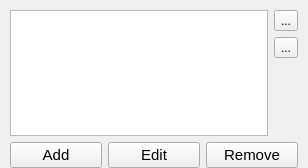
<ui version="4.0" >
 <class>CuPEDWizardCustomizeVariable</class>
 <widget class="QWidget" name="CuPEDWizardCustomizeVariable" >
  <property name="geometry" >
   <rect>
    <x>0</x>
    <y>0</y>
    <width>308</width>
    <height>168</height>
   </rect>
  </property>
  <property name="windowTitle" >
   <string>Customize Setting</string>
  </property>
  <layout class="QGridLayout" name="gridLayout" >
   <property name="leftMargin" >
    <number>10</number>
   </property>
   <property name="topMargin" >
    <number>10</number>
   </property>
   <property name="rightMargin" >
    <number>10</number>
   </property>
   <property name="bottomMargin" >
    <number>0</number>
   </property>
   <item row="3" column="0" colspan="2" >
    <layout class="QHBoxLayout" name="horizontalLayout" >
     <property name="sizeConstraint" >
      <enum>QLayout::SetDefaultConstraint</enum>
     </property>
     <item>
      <widget class="QPushButton" name="addButton" >
       <property name="font" >
        <font>
         <pointsize>11</pointsize>
        </font>
       </property>
       <property name="text" >
        <string>Add</string>
       </property>
       <property name="icon" >
        <iconset>
         <normaloff>bin/icons/circular/add.png</normaloff>bin/icons/circular/add.png</iconset>
       </property>
      </widget>
     </item>
     <item>
      <widget class="QPushButton" name="editButton" >
       <property name="font" >
        <font>
         <pointsize>11</pointsize>
        </font>
       </property>
       <property name="text" >
        <string>Edit</string>
       </property>
       <property name="icon" >
        <iconset>
         <normaloff>bin/icons/circular/information.png</normaloff>bin/icons/circular/information.png</iconset>
       </property>
      </widget>
     </item>
     <item>
      <widget class="QPushButton" name="removeButton" >
       <property name="font" >
        <font>
         <pointsize>11</pointsize>
        </font>
       </property>
       <property name="text" >
        <string>Remove</string>
       </property>
       <property name="icon" >
        <iconset>
         <normaloff>bin/icons/circular/minus.png</normaloff>bin/icons/circular/minus.png</iconset>
       </property>
      </widget>
     </item>
    </layout>
   </item>
   <item rowspan="3" row="0" column="0" >
    <widget class="QListWidget" name="settingsList" >
     <property name="sizePolicy" >
      <sizepolicy vsizetype="Expanding" hsizetype="Expanding" >
       <horstretch>0</horstretch>
       <verstretch>0</verstretch>
      </sizepolicy>
     </property>
    </widget>
   </item>
   <item row="0" column="1" >
    <widget class="QToolButton" name="upButton" >
     <property name="text" >
      <string>...</string>
     </property>
     <property name="icon" >
      <iconset>
       <normaloff>bin/icons/circular/arrow_up.png</normaloff>bin/icons/circular/arrow_up.png</iconset>
     </property>
    </widget>
   </item>
   <item row="1" column="1" >
    <widget class="QToolButton" name="downButton" >
     <property name="text" >
      <string>...</string>
     </property>
     <property name="icon" >
      <iconset>
       <normaloff>bin/icons/circular/arrow_down.png</normaloff>bin/icons/circular/arrow_down.png</iconset>
     </property>
    </widget>
   </item>
  </layout>
 </widget>
 <resources/>
 <connections/>
</ui>
